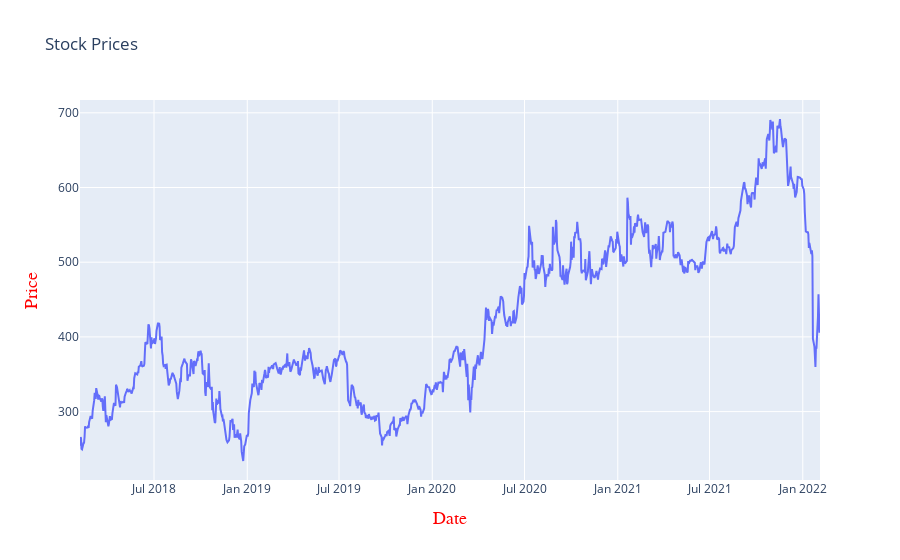

Notebook code for this chart:
### Code cell
iplot(pllot)

### Figure 1 — Plotly figure (JSON) as saved in the notebook; plotly's stock layout.template omitted (floating-point values rounded to 4 significant figures; data arrays with more than 128 entries replaced by an {"elided": "..."} marker saying what was removed)
{"data": [{"type": "scatter", "x": {"elided": "1009 str values"}, "y": {"elided": "1009 float values"}}], "layout": {"autosize": true, "title": {"text": "Stock Prices"}, "xaxis": {"autorange": true, "range": ["2018-02-05", "2022-02-04"], "title": {"font": {"color": "red", "family": "Courier New, monospace", "size": 18}, "text": "Date"}, "type": "date"}, "yaxis": {"autorange": true, "range": [208.4, 717.1], "title": {"font": {"color": "red", "family": "Courier New, monospace", "size": 18}, "text": "Price"}, "type": "linear"}}}
